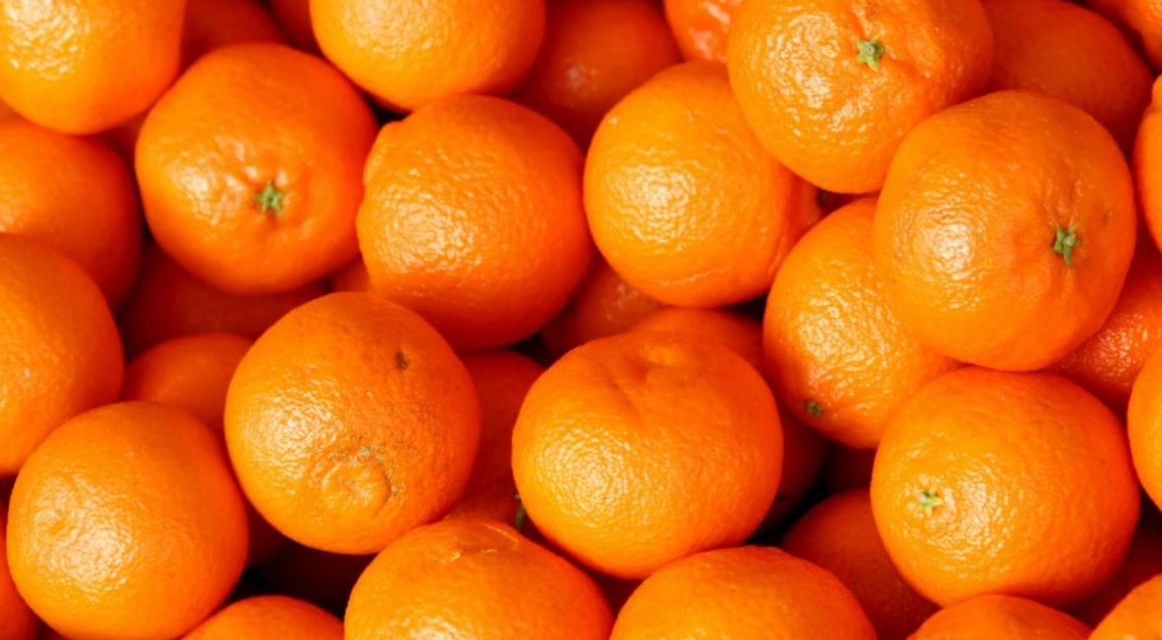
#> input picture lession3/orange.png, 1162 x 640 px
$ python split.py
#> lines starting #> are read from the running program, lines starting #| are printed output that depends on the picture; after the words box and inside, x2 and y2 are one past the last pixel; in counts of white or black regions, pixels touching at a corner belong together
import cv2
import numpy as np
import matplotlib.pyplot as plt
from typing import Tuple, List


def watershed_segmentation(
    image_path: str,
) -> Tuple[np.ndarray, List[Tuple[str, np.ndarray]]]:
    """
    分水岭算法分割

    参数:
        image_path: 输入图像路径

    返回:
        final_result: 最终分割结果
        process_steps: 处理步骤中间结果
    """
#> called with image_path = 'orange.png'
    # 读取图像
    image = cv2.imread(image_path)
#> image is the input picture: shape (640, 1162, 3); mean B, G, R 13.1, 95.9, 222.9
    original_rgb = cv2.cvtColor(image.copy(), cv2.COLOR_BGR2RGB)

    # 转换为灰度图
    gray = cv2.cvtColor(image, cv2.COLOR_BGR2GRAY)
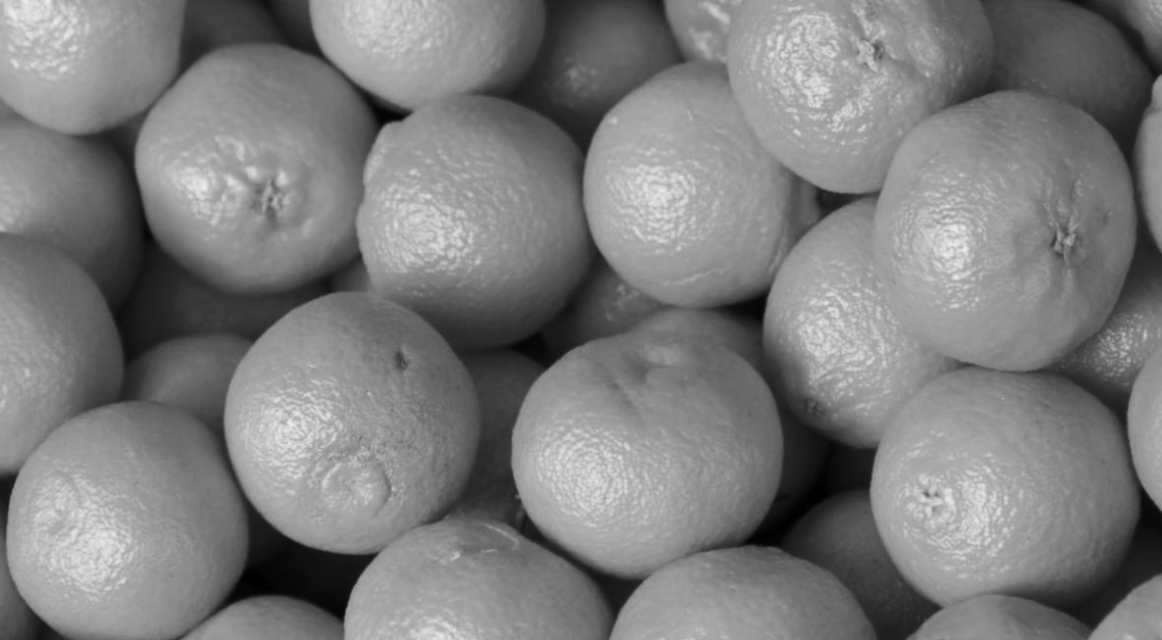
#> gray: shape (640, 1162); min 0, max 238, mean 124.5

    # 应用Otsu阈值
    _, thresh = cv2.threshold(gray, 0, 255, cv2.THRESH_BINARY_INV + cv2.THRESH_OTSU)
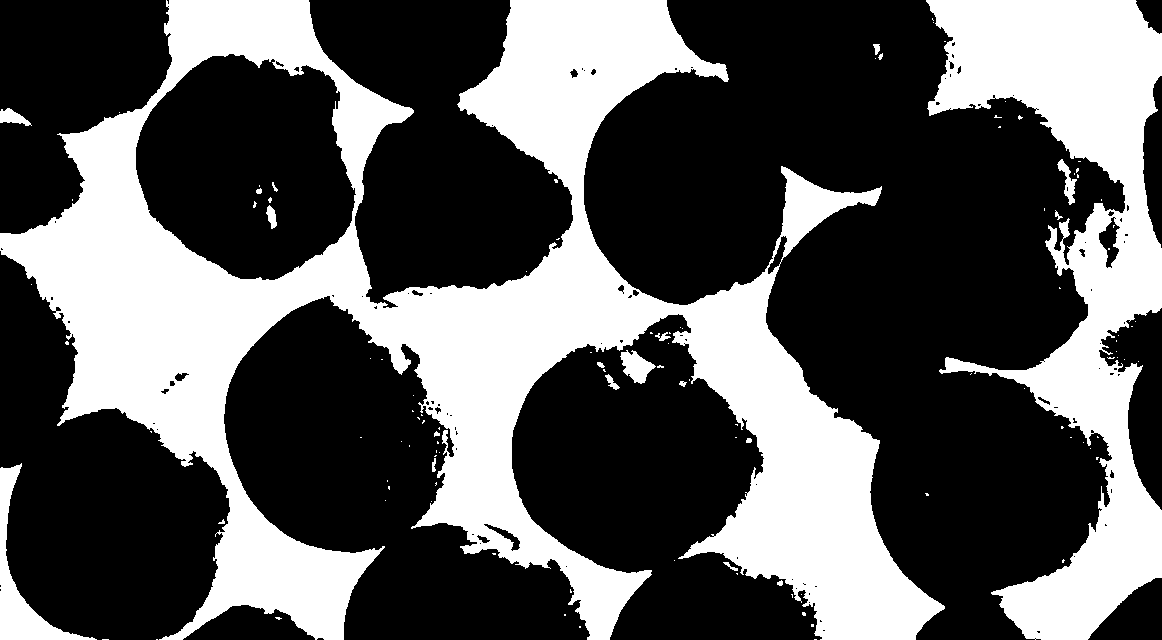
#> thresh: shape (640, 1162); 35.4% white; 114 white regions (93 under 20 px), largest, box (x1, y1, x2, y2) and area: (0, 0, 945, 640) 195759, (926, 0, 1162, 640) 61428, (0, 463, 97, 640) 3506

    # 形态学开操作去除噪声
    kernel = np.ones((3, 3), np.uint8)
    opening = cv2.morphologyEx(thresh, cv2.MORPH_OPEN, kernel, iterations=2)
#> opening: shape (640, 1162); 34.8% white; 17 white regions, largest, box (x1, y1, x2, y2) and area: (0, 0, 944, 640) 190472, (927, 0, 1162, 640) 59416, (0, 466, 89, 640) 3470

    # 确定背景区域
    sure_bg = cv2.dilate(opening, kernel, iterations=3)
#> sure_bg: shape (640, 1162); 39.6% white; 9 white regions, largest, box (x1, y1, x2, y2) and area: (0, 0, 947, 640) 215639, (924, 0, 1162, 640) 68828, (778, 164, 884, 256) 4496

    # 距离变换找到前景区域
    dist_transform = cv2.distanceTransform(opening, cv2.DIST_L2, 5)
    _, sure_fg = cv2.threshold(dist_transform, 0.7 * dist_transform.max(), 255, 0)
#> sure_fg: shape (640, 1162) float32; 0.4% white; 3 white regions, box (x1, y1, x2, y2) and area: (1008, 0, 1092, 68) 2479, (122, 280, 160, 321) 427, (576, 0, 601, 4) 75

    # 确定未知区域
    sure_fg = np.uint8(sure_fg)
    unknown = cv2.subtract(sure_bg, sure_fg)
#> unknown: shape (640, 1162); 39.2% white; 9 white regions, largest, box (x1, y1, x2, y2) and area: (0, 0, 947, 640) 215137, (924, 0, 1162, 640) 66349, (778, 164, 884, 256) 4496

    # 标记连接区域
    _, markers = cv2.connectedComponents(sure_fg)
#> markers: shape (640, 1162) int32; 4 distinct labels, from 0 to 3
    markers = markers + 1
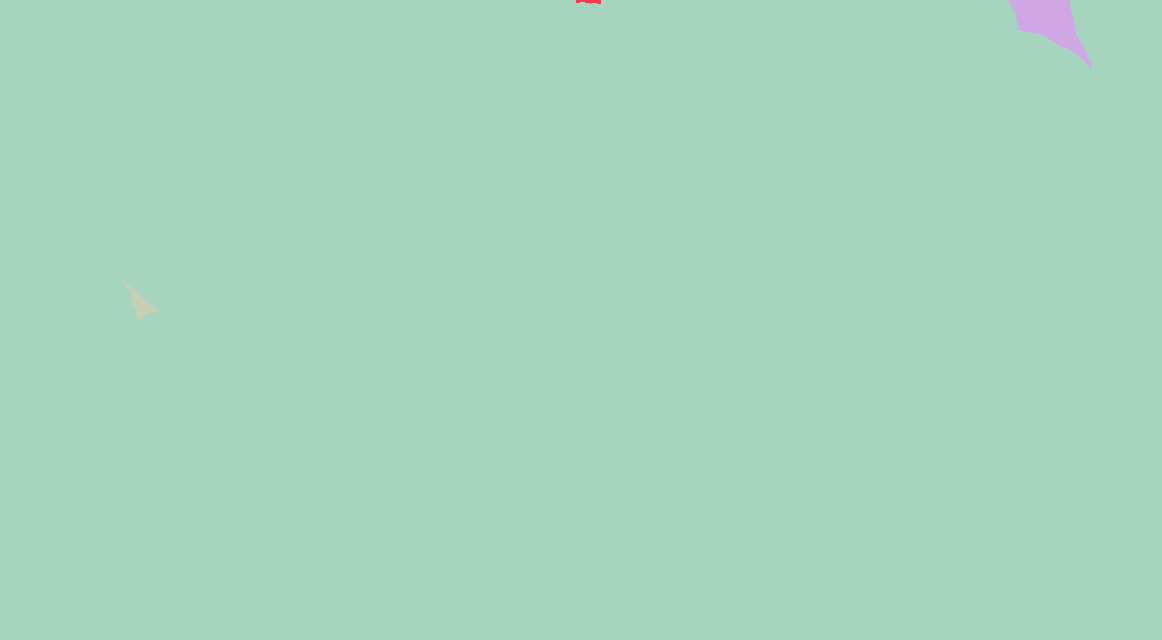
#> markers: shape (640, 1162) int32; 4 distinct labels, from 1 to 4; one colour per label, 0 black
    markers[unknown == 255] = 0
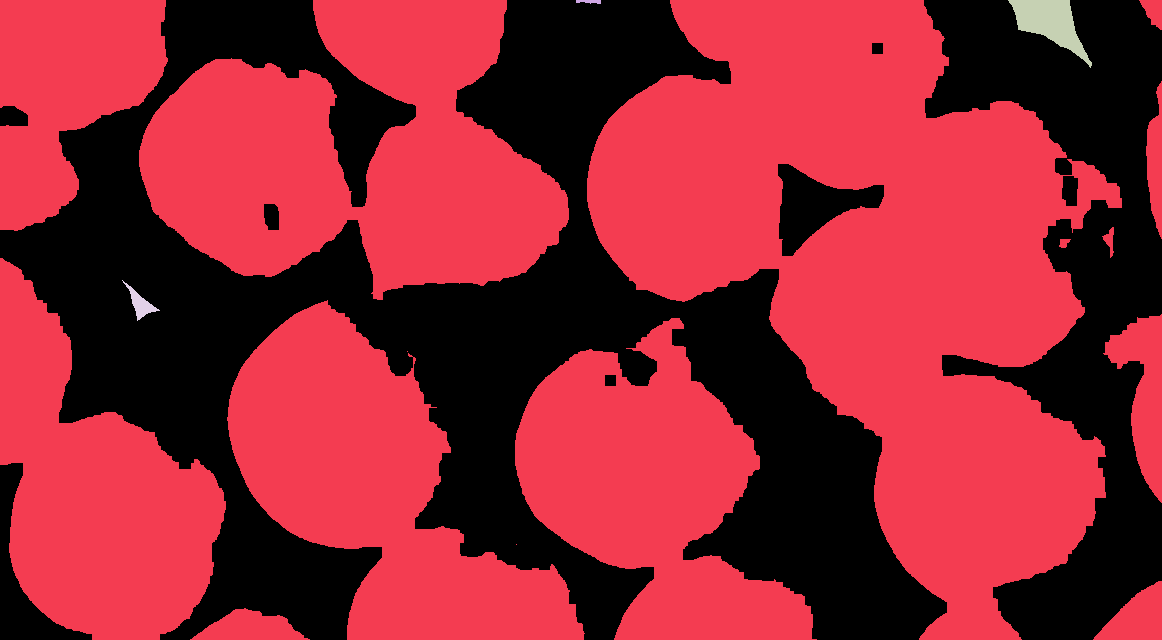
#> markers: shape (640, 1162) int32; 5 distinct labels, from 0 to 4; one colour per label, 0 black

    # 应用分水岭算法
    markers = cv2.watershed(image, markers)
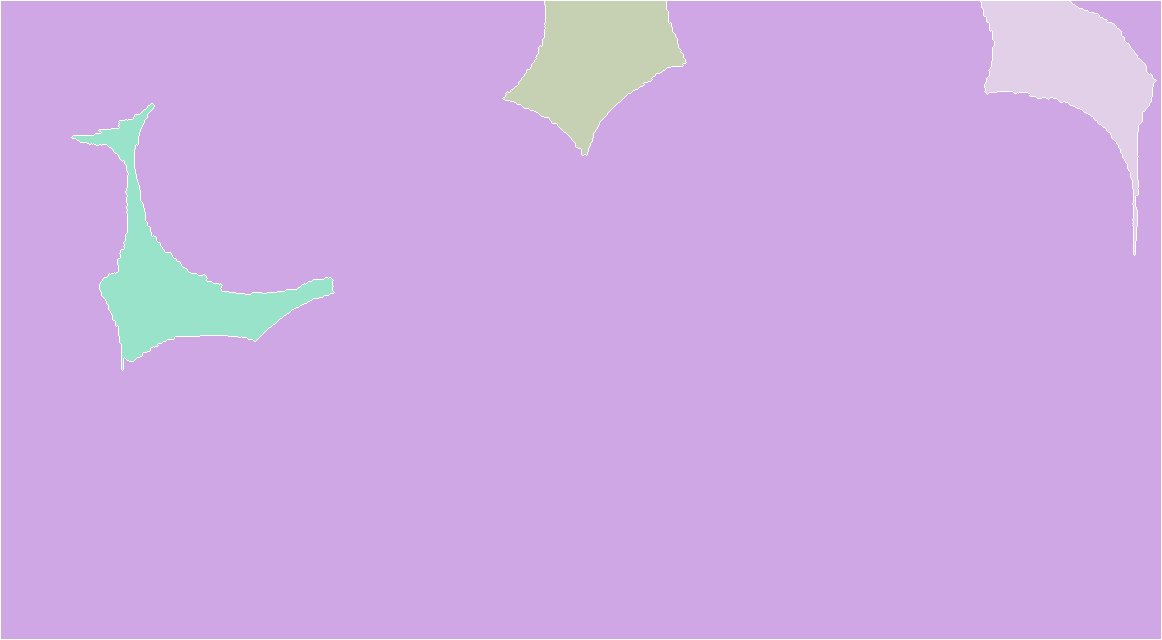
#> markers: shape (640, 1162) int32; 5 distinct labels, from -1 to 4; one colour per label, 0 black, -1 white
    image[markers == -1] = [255, 0, 0]  # 标记边界为红色
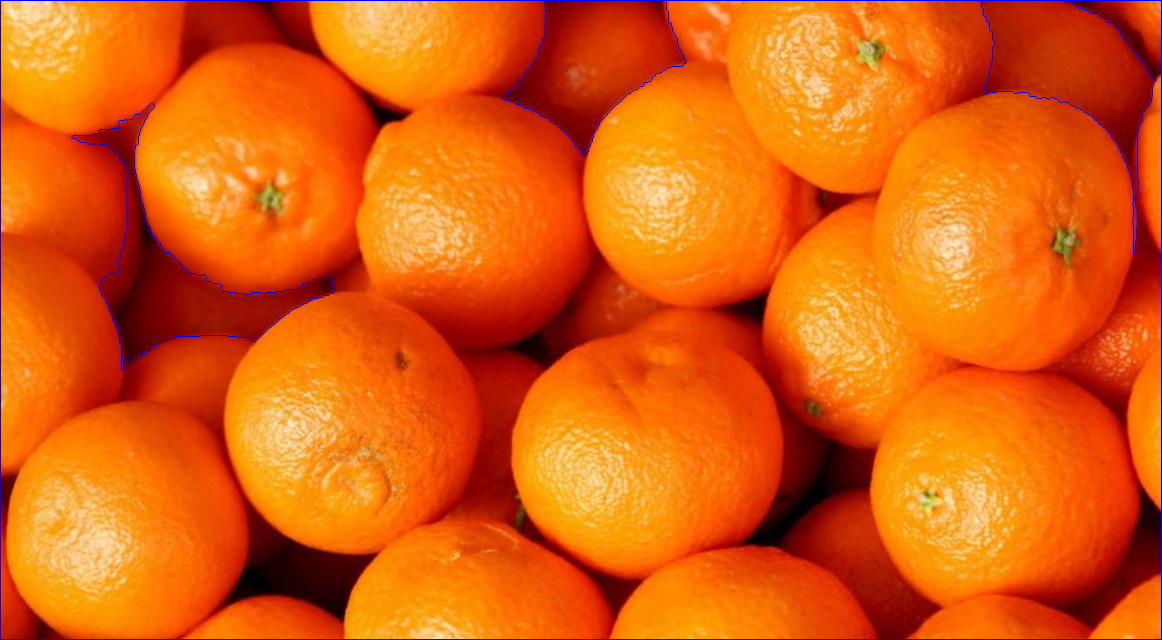
#> image: shape (640, 1162, 3); 0.75% of pixels changed, all inside (x1, y1, x2, y2) = (0, 0, 1162, 640)

    final_result = cv2.cvtColor(image, cv2.COLOR_BGR2RGB)

    # 保存处理步骤
    process_steps = [
        ("Original", original_rgb),
        ("Thresholded", thresh),
        ("Distance Transform", dist_transform),
        ("Segmented Result", final_result),
    ]

    return final_result, process_steps


# 执行分割
result, steps = watershed_segmentation("orange.png")
#> steps = 4 items

# 可视化处理过程
fig, axes = plt.subplots(2, 2, figsize=(12, 10))
for idx, (title, img) in enumerate(steps):
    row, col = divmod(idx, 2)
    ax = axes[row, col]

    if title == "Distance Transform":
        ax.imshow(img, cmap="gray")
    else:
        ax.imshow(img)

    ax.set_title(title)
    ax.axis("off")
#> this loop made 4 passes
#> (title, row, col) on passes 1 to 4: ('Original', 0, 0), ('Thresholded', 0, 1), ('Distance Transform', 1, 0), ('Segmented Result', 1, 1)

plt.tight_layout()
plt.show()
